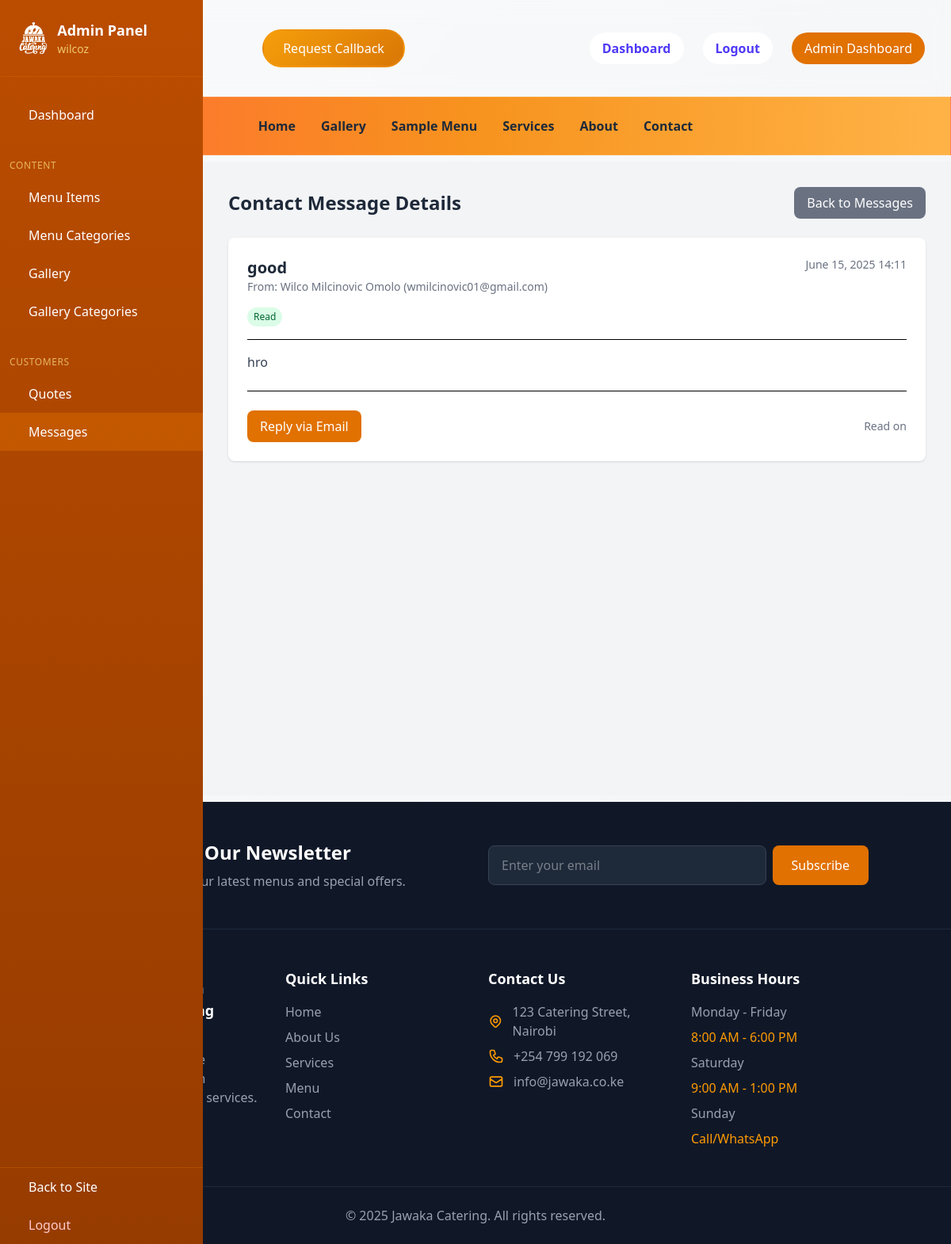
The page /custom-admin/contacts/1/ (signed in) on the database its author committed.
### japp/models.py (models this page shows, shortened)
class Contact(models.Model):
    name = models.CharField(max_length=100)
    email = models.EmailField()
    subject = models.CharField(max_length=200)
    message = models.TextField()
    created_at = models.DateTimeField(auto_now_add=True)
    is_read = models.BooleanField(default=False)

### japp/views.py (the view)
# urls.py: path('custom-admin/contacts/<int:pk>/', views.admin_contact_detail, name='admin_contact_detail'),
@staff_member_required
def admin_contact_detail(request, pk):
    contact = get_object_or_404(Contact, pk=pk)
    if not contact.is_read:
        contact.is_read = True
        contact.save()
        messages.success(request, 'Message marked as read')
    context = {
        'contact': contact,
        'active_tab': 'contacts',
    }
    return render(request, 'japp/admin/contact_detail.html', context)

### japp/templates/japp/admin/contact_detail.html (shortened to what this page needs)
{% extends 'base.html' %}
{% load static %}
{% block content %}
<div class="min-h-screen bg-gray-100">
    {% include 'japp/admin/includes/sidebar.html' with active_tab=active_tab %}
    <div class="ml-64 p-8">
        <div class="mb-6 flex justify-between items-center">
            <h1 class="text-2xl font-bold text-gray-800">Contact Message Details</h1>
            <a href="{% url 'japp:admin_contacts' %}"
               class="bg-gray-500 text-white px-4 py-2 rounded-lg hover:bg-gray-600 transition-colors">
                Back to Messages
            </a>
        </div>
        <div class="bg-white rounded-lg shadow-sm p-6">
            <div class="border-b pb-4 mb-4">
                <div class="flex justify-between items-start mb-4">
                    <div>
                        <h2 class="text-xl font-semibold text-gray-800">{{ contact.subject }}</h2>
                        <p class="text-sm text-gray-500">From: {{ contact.name }} ({{ contact.email }})</p>
                    </div>
                    <span class="text-sm text-gray-500">{{ contact.created_at|date:"F j, Y H:i" }}</span>
                </div>
                <div class="flex items-center space-x-2">
                    <span class="px-2 py-1 text-xs rounded-full {% if contact.is_read %}bg-green-100 text-green-800{% else %}bg-amber-100 text-amber-800{% endif %}">
                        {{ contact.is_read|yesno:"Read,Unread" }}
                    </span>
                </div>
            </div>
            <div class="prose max-w-none">
                <p class="whitespace-pre-wrap text-gray-700">{{ contact.message }}</p>
            </div>
            <div class="mt-6 pt-6 border-t flex justify-between items-center">
                <div class="flex space-x-4">
                    <a href="mailto:{{ contact.email }}"
                       class="bg-amber-600 text-white px-4 py-2 rounded-lg hover:bg-amber-700 transition-colors">
                        Reply via Email
                    </a>
                </div>
                <span class="text-sm text-gray-500">
                    {% if contact.is_read %}
                        Read on {{ contact.updated_at|date:"F j, Y H:i" }}
                    {% endif %}
                </span>
            </div>
        </div>
    </div>
</div>
{% endblock %}

### japp/templates/japp/admin/includes/sidebar.html (shortened to what this page needs)
{% load static %}
<div class="fixed inset-y-0 left-0 w-64 bg-gradient-to-b from-amber-700 to-amber-800 text-white z-30">
    <div class="p-6 border-b border-amber-600/30">
        <a href="{% url 'japp:home' %}" class="flex items-center space-x-3">
            <img src="{% static 'images/branding/logo.png' %}" alt="Jawaka Catering" class="h-10 w-auto brightness-0 invert">
            <div>
                <h2 class="text-lg font-bold">Admin Panel</h2>
                <p class="text-sm text-amber-200/80">{{ request.user.get_full_name|default:request.user.username }}</p>
            </div>
        </a>
    </div>
    <nav class="mt-6">
        <a href="{% url 'japp:admin_dashboard' %}"
           class="flex items-center px-6 py-3 hover:bg-amber-600/30 {% if active_tab == 'dashboard' %}bg-amber-600/40{% endif %} transition-colors duration-200">
            <span>Dashboard</span>
        </a>
        <div class="px-3 py-2 text-xs text-amber-200/70 uppercase tracking-wider mt-6 font-medium">Content</div>
        <a href="{% url 'japp:admin_menu' %}"
           class="flex items-center px-6 py-3 hover:bg-amber-600/30 {% if active_tab == 'menu' %}bg-amber-600/40{% endif %} transition-colors duration-200">
            <span>Menu Items</span>
        </a>
        <a href="{% url 'japp:admin_menu_categories' %}"
           class="flex items-center px-6 py-3 hover:bg-amber-600/30 {% if active_tab == 'menu_categories' %}bg-amber-600/40{% endif %} transition-colors duration-200">
            <span>Menu Categories</span>
        </a>
        <a href="{% url 'japp:admin_gallery' %}"
           class="flex items-center px-6 py-3 hover:bg-amber-600/30 {% if active_tab == 'gallery' %}bg-amber-600/40{% endif %} transition-colors duration-200">
            <span>Gallery</span>
        </a>
        <a href="{% url 'japp:admin_gallery_categories' %}"
           class="flex items-center px-6 py-3 hover:bg-amber-600/30 {% if active_tab == 'gallery_categories' %}bg-amber-600/40{% endif %} transition-colors duration-200">
            <span>Gallery Categories</span>
        </a>
        <div class="px-3 py-2 text-xs text-amber-200/70 uppercase tracking-wider mt-6 font-medium">Customers</div>
        <a href="{% url 'japp:admin_quotes' %}"
           class="flex items-center px-6 py-3 hover:bg-amber-600/30 {% if active_tab == 'quotes' %}bg-amber-600/40{% endif %} transition-colors duration-200">
            <span>Quotes</span>
        </a>
        <a href="{% url 'japp:admin_contacts' %}"
           class="flex items-center px-6 py-3 hover:bg-amber-600/30 {% if active_tab == 'contacts' %}bg-amber-600/40{% endif %} transition-colors duration-200">
            <span>Messages</span>
        </a>
        <div class="absolute bottom-0 left-0 right-0 border-t border-amber-600/30">
            <a href="{% url 'japp:home' %}"
               class="flex items-center px-6 py-3 hover:bg-amber-600/30 transition-colors duration-200">
                <span>Back to Site</span>
            </a>
            <a href="{% url 'users:logout' %}"
               class="flex items-center px-6 py-3 hover:bg-red-500/20 text-red-200 transition-colors duration-200">
                <span>Logout</span>
            </a>
        </div>
    </nav>
</div>

### rows shown on the page
Contact: subject "good", name "Wilco Milcinovic Omolo", email "wmilcinovic01@gmail.com", created_at "June 15, 2025 14:11", is_read "Read", message "hro"

### other values the page prints
{{ request.user.get_full_name|default:request.user.username }} "wilcoz"
